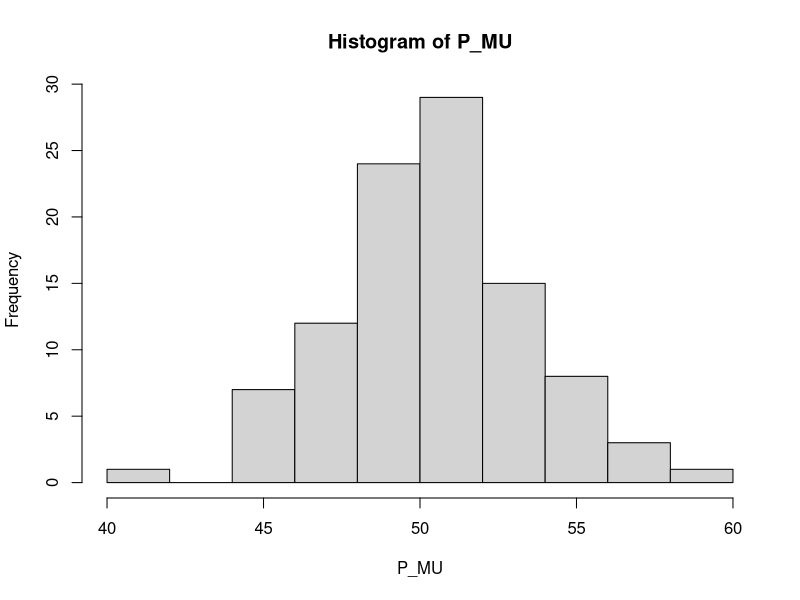
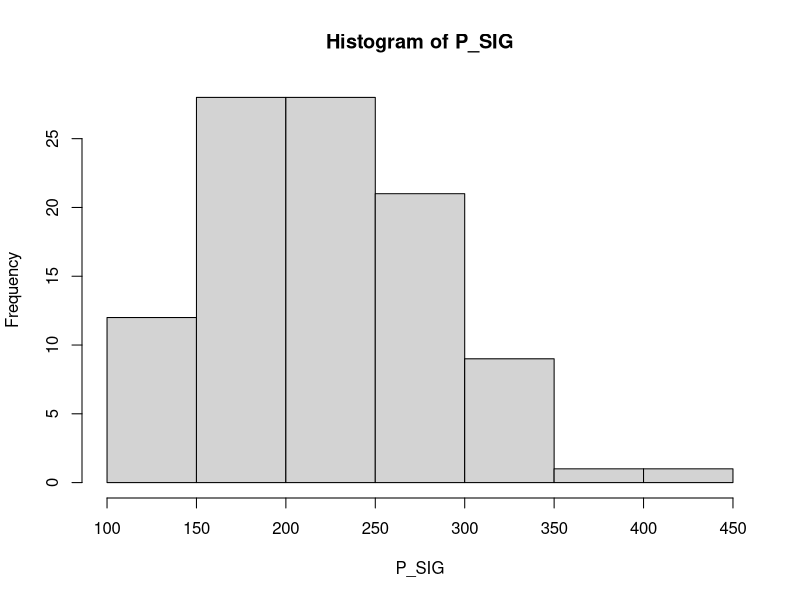

These charts were generated, in order, by the following R code:
# Basic1 No.3

# settings (number of data)
n<-30

# settings (number of cycles (for loop))
N<-100

# settings (dimensions)
D<-dim(n)
P_MU<-dim(N)
P_SIG<-dim(N)

# setting (mean and sigma)
mu<-50
sigma<-15

# calculation
for(i in 1:N){
  D<-rnorm(n,mu,sigma)
  P_MU[i]<-mean(D)
  P_SIG[i]<-var(D)
}

# show results
print("P_MU")
print(P_MU)
print("P_SIG")
print(P_SIG)
#
hist(P_MU)
hist(P_SIG)